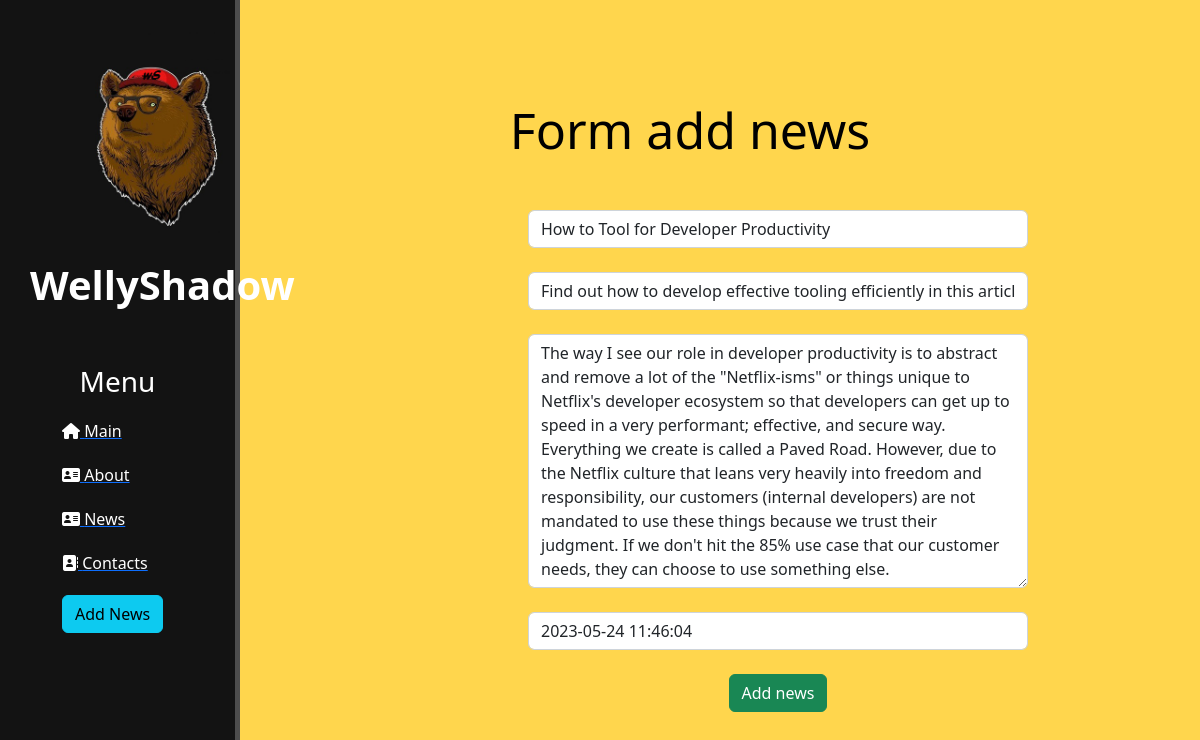
Page /news/3/update on the earlier database version.
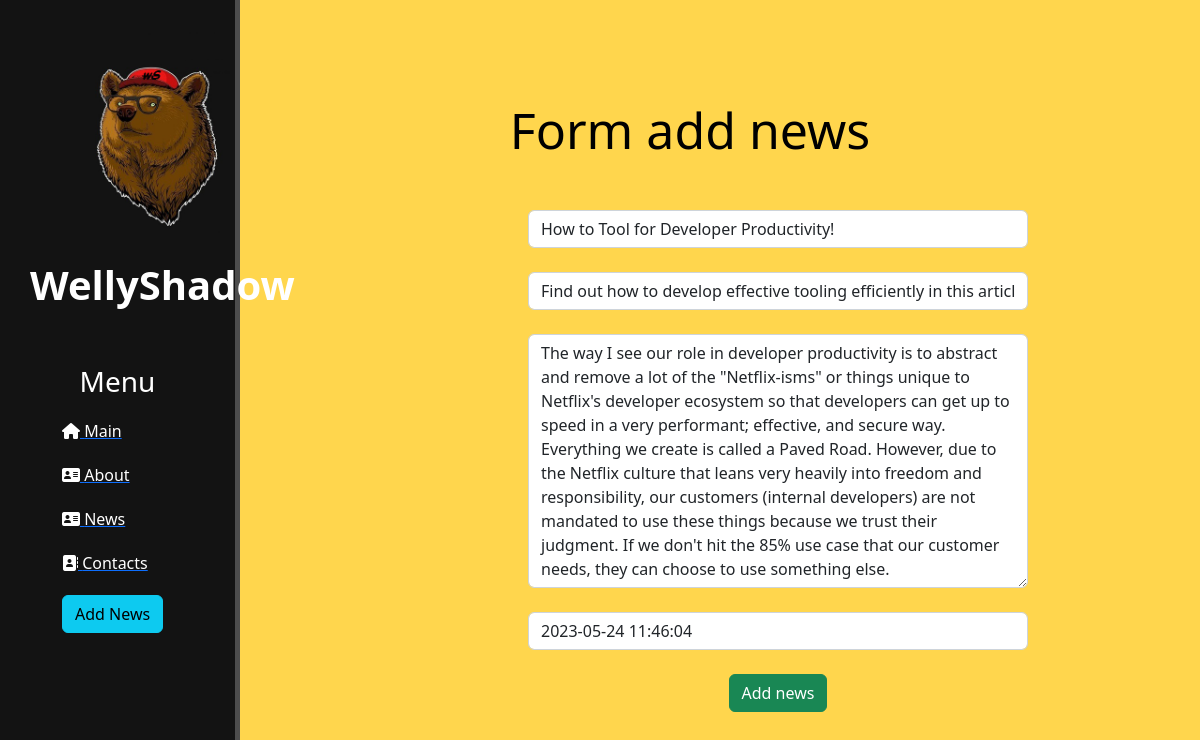
Same page on the later database version.
### news/models.py (models this page shows, shortened)
class Artiles(models.Model):
    title = models.CharField('Name', max_length=50)
    announcement = models.CharField('Announcement', max_length=250)
    full_text = models.TextField('Text')
    date = models.DateTimeField('Date')
    class Meta:
        verbose_name = 'new'
        verbose_name_plural = 'news'

### news/views.py (the view)
# urls.py: path('<int:pk>/update',views.NewsUpdateView.as_view(),name='news_update'),
class NewsUpdateView(UpdateView):
    model=Artiles
    template_name='news/create.html'
    form_class = ArtilesForm

### news/forms.py
class ArtilesForm(ModelForm):
    class Meta:
        model=Artiles
        fields=['title','announcement','full_text','date']
        widgets = {
            "title":TextInput(attrs={
                'class':'form-control',
                'placeholder':'Name'
            }),
            "announcement":TextInput(attrs={
                'class':'form-control',
                'placeholder':'Announcement'
            }),
            "date":DateTimeInput(attrs={
                'class':'form-control',
                'placeholder':'Date'
            }),
            "full_text":Textarea(attrs={
                'class':'form-control',
                'placeholder':'Text'
            })
        }

### news/templates/news/create.html (shortened to what this page needs)
{% extends 'main/layout.html' %}
{% block content%}
    <div class="features">
        <h1> Form add news </h1>
        <form method = "post">
            {{ form.title }}<br>
            {{ form.announcement}}<br>
            {{ form.full_text }}<br>
            {{ form.date }}<br>
            <button class="btn btn-success" type="submit">Add news</button>
        </form>
    </div>
{% endblock%}

Differences in the rows shown:
changed Artiles: title "How to Tool for Developer Productivity" → "How to Tool for Developer Productivity!"
